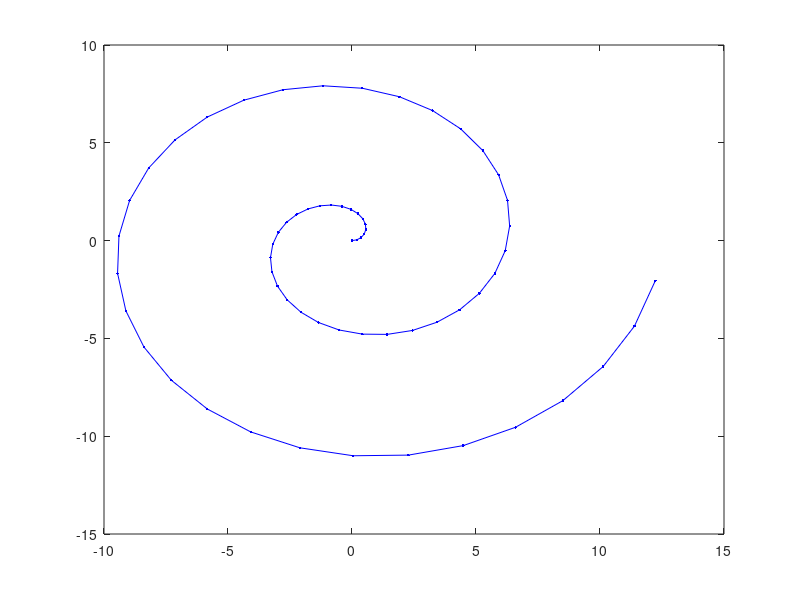

Here is the MATLAB script that generated this plot: (Note: this script raises an error after producing the figure.)
% Martin Reuter
% Laplace-Beltrami Eigenstuff Exercises
% %% Theory 1D
% % Exercise 1
% fprintf('Exercise 1\n');
% % Plot the Eigenfunctions of Laplace Operator on the Line Segment [0,a]
% % neumann
% a = 1;
% x = 0:0.02:a;
% evn1 = ones(1,length(x)); % constant for n=0 
% evn2 = cos(1*x*pi/a); % n=1
% evn3 = cos(2*x*pi/a); % n=2
% figure; 
% plot(x,[evn1;evn2;evn3]);
% legend('evn1','evn2','evn3');
% figure;  
% plot(evn2,evn3,'k.-'); 
% % dirichlet
% evd1 = sin(1*x*pi/a);
% evd2 = sin(2*x*pi/a);
% figure; 
% plot(x,[evd1;evd2]);
% legend('evn1','evn2');
% figure; 
% plot(evd1,evd2,'k.-'); 
% % note that -1 *efunc is also an efunc
% fprintf('Press Enter to continue...\n');
% pause;

%% Linear FEM on line
% Exercise 2
fprintf('Exercise 2\n');
% create spiral
phi = 0:0.2:4*pi; 
vnum = length(phi); 
x = phi.*cos(phi);
y = phi.*sin(phi); 
figure;
plot(x,y,'b.-');
% integrals of local form functions
a = [1 -1; -1 1];
b = [1/3 1/6; 1/6 1/3];
fprintf('Press Enter to continue...\n');
pause;

% Exercise 3
fprintf('Exercise 3\n');
% allocate sparse (filled with zero) 
A = spalloc(vnum,vnum,2*vnum); 
B = spalloc(vnum,vnum,2*vnum); 
for i = 2:vnum
    % global index of first and second vertex of this edge:
    i1 = i-1; 
    i2 = i;
    % length of segment
    W = sqrt((x(i2)-x(i1))^2+(y(i2)-y(i1))^2);
    % fill local stuff into global A matrix
    A(i1,i1) = A(i1,i1)+a(1,1)/W;
    A(i1,i2) = A(i1,i2)+a(1,2)/W;
    % same as line before: symmetric
    A(i2,i1) = A(i2,i1)+a(2,1)/W;
    A(i2,i2) = A(i2,i2)+a(2,2)/W;
    % or simply
    % A([i1,i2],[i1,i2]) = A([i1,i2],[i1,i2]) + (1.0/W) * a;
    B([i1,i2],[i1,i2]) = B([i1,i2],[i1,i2])+W*b;
end
fprintf('Press Enter to continue...\n');
pause;

% Exercise 4
fprintf('Exercise 4\n');
% compute efunc evals:
opts.issym = 1;
N = 3; % need the first 2 non zero 
[evecsn, evalsn] = eigs(A,B,N,'SM',opts);
% reverse order (smallest first)
evalsn = diag(evalsn);
evalsn = evalsn(end:-1:1)
evecsn = evecsn(:,end:-1:1);
% plot first non-zero efunc as color
figure;
surface([x(:) x(:)],[y(:) y(:)],[zeros(length(x),2)],[evecsn(:,2) evecsn(:,2)],...
    'FaceColor','none','EdgeColor','flat','Marker','none','LineWidth',2);
fprintf('Press Enter to continue...\n');
pause;

% Exercise 5
fprintf('Exercise 5\n');
% embedding (onto 2 and 3, as first is constant)
figure
plot(evecsn(:,2),evecsn(:,3),'b.-');
fprintf('Press Enter to continue...\n');
pause;

% Exercise 6
fprintf('Exercise 6\n');
% dirichlet (remove first and last row and column) 
Ad = A(2:end-1,2:end-1);
Bd = B(2:end-1,2:end-1);
% compute efunc evals
opts.issym = 1;
N = 2;
[evecsd, evalsd] = eigs(Ad,Bd,N,'SM',opts);
% reverse order (smallest first) 
evalsd = diag(evalsd);
evalsd = evalsd(end:-1:1)
evecsd = evecsd(:,end:-1:1);
% zero for boundary nodes
evecsd = [zeros(1,size(evecsd,2));evecsd;zeros(1,size(evecsd,2))];
fprintf('Press Enter to continue...\n');
pause;

% Exercise 7
fprintf('Exercise 7\n');
% embedding (onto 1 and 2) 
figure;
plot(evecsd(:,1),evecsd(:,2),'b.-');
% embedding (onto 3neuman and 2dirichlet) 
% to create circle
figure;
plot(evecsn(:,3),evecsd(:,2),'b.-');
axis equal;
fprintf('Press Enter to continue...\n');
pause;

%% 2D Square Theory
% Exercise 8
fprintf('Exercise 8\n');
% square Dirichlet
a = 1; 
x = 0:0.02:a; 
[X,Y] = meshgrid(x,x); 
% one dim eigenspace
Z = sin(1*X*pi./a).*sin(1*Y*pi./a); 
figure;
surface(X,Y,zeros(size(X)),Z,'FaceColor','interp','EdgeColor','none','Marker','none'); 
axis square
% 2dim eigenspace space
Z = sin(2*X*pi./a).*sin(1*Y*pi./a); 
figure;
surface(X,Y,zeros(size(X)),Z,'FaceColor','interp','EdgeColor','none','Marker','none'); 
axis square;
Z = sin(1*X*pi./a).*sin(2*Y*pi./a); 
figure;
surface(X,Y,zeros(size(X)),Z,'FaceColor','interp','EdgeColor','none','Marker','none'); 
axis square;
% one dim eigenspace
Z = sin(2*X*pi./a).*sin(2*Y*pi./a); 
figure;
surface(X,Y,zeros(size(X)), Z,'FaceColor','interp','EdgeColor','none','Marker','none'); 
axis square;
fprintf('Press Enter to continue...\n');
pause;

%% Meshes
% Exercise 9
fprintf('Exercise 9\n');
[v,t] = OFF_Import('gorilla18.off'); 
% bbox
cmin = min(v);
cmax = max(v);
%plot mesh (color height function)
figure;
h = trisurf(t,v(:,1),v(:,2),v(:,3),'EdgeColor','none','FaceColor','interp');
light('Position',[10 0 0],'Style','infinite'); 
light('Position',[-10 0 0],'Style','infinite');
lighting phong
axis tight equal off
zoom(1)
% vector with vertex degrees
vdeg = accumarray(t(:),1); 
maxdeg = max(vdeg)
is_closed(v,t) % also checks if manifold, look at source
fprintf('Press Enter to continue...\n');
pause;

% Exercise 10
fprintf('Exercise 10\n');
% construct matrices (for closed meshes or Neumann Bcond)
[A,B] = computeAB(v,t);
% solve sparse symmetric generalized eigenvalue problem
opts.issym = 1;
N = 800; % will take a while
[evecs,evals] = eigs(A,B,N,'SM',opts);
% evecs are normalized with respect to B 
% evecs' * B * evecs = id
% why with respect to B?
% reverse order (smallest first)
evals = diag(evals);
evals = evals(end:-1:1);
evecs = evecs(:,end:-1:1);
fprintf('Press Enter to continue...\n');
pause;

% Exercise 11
fprintf('Exercise 11\n');
% plot eigenvalues
figure;
plot((1:N),evals,'k-');
% plot first non-constant eigenfunction
figure;
trisurf(t,v(:,1),v(:,2),v(:,3),evecs(:,2),'EdgeColor','none','FaceColor','interp'); 
light; 
lighting phong; 
axis tight equal off; 
zoom(1)
% same with
figure;
trisurf(t,v(:,1),v(:,2),v(:,3),evecs(:,3),'EdgeColor','none','FaceColor','interp');
figure;
trisurf(t,v(:,1),v(:,2),v(:,3),evecs(:,4),'EdgeColor','none','FaceColor','interp');
% project into 3d spectral domain
figure;
trisurf(t,evecs(:,2),evecs(:,3),evecs(:,4),evecs(:,2),'EdgeColor','none','FaceColor','interp'); 
light; 
lighting phong; 
axis tight equal off;
zoom(1)
fprintf('Press Enter to continue...\n');
pause;

% Exercise 12
fprintf('Exercise 12\n');
% add noise to right hemisphere
[tn, vn] = get_normals(v,t);
pos = find(v(:,1)>0);
sigma = 0.7;
vnoise = v;
vnoise(pos,:) = v(pos,:)+vn(pos,:).*(normrnd(0,sigma,size(pos,1),1)*ones(1,3));
figure;
trisurf(t,vnoise(:,1),vnoise(:,2),vnoise(:,3),0.5*ones(size(vnoise,1),1),... 
    'EdgeColor','none','FaceColor','flat'); 
axis equal;
light('Position',[10 0 0],'Style','infinite'); 
light('Position',[-10 0 0],'Style','infinite');
lighting flat
material dull
zoom(1)
axis tight equal off
fprintf('Press Enter to continue...\n');
pause;

% Exicise 13
fprintf('Exercise 13\n');
% filter geometry
Nmax = 800;
% represent vnoise as lin comb of eigenvectors
% by projecting xyz coords onto eigenbasis (inner product) 
c = (vnoise'*B)*evecs(:,1:Nmax);
% compute linear combination
vsmooth = evecs(:,1:Nmax)*c';
figure;
trisurf(t,vsmooth(:,1),vsmooth(:,2),vsmooth(:,3),'EdgeColor','none','FaceColor','flat'); 
axis equal;
light('Position',[10 0 0],'Style','infinite')
light('Position',[-10 0 0],'Style','infinite') 
lighting flat
axis tight equal off
zoom(1) 
material dull
fprintf('Press Enter to continue...\n');
pause;

%Exercise 14
fprintf('Exercise 14\n');
% filter geometry with heat kernel
Nmax = 800;
time = 0.5;
figure;
plot((1:Nmax),exp(- evals(1:Nmax)*time),'k-') 
hkw = (exp(- evals(1:Nmax)*time)*ones(1,3))'; 
% represent vnoise as lin comb of eigenvectors 
c = (vnoise'*B)*evecs(:,1:Nmax);
% compute filtered linear combination
vsmooth = evecs(:,1:Nmax)*(c.*hkw)';
figure;
trisurf(t,vsmooth(:,1),vsmooth(:,2),vsmooth(:,3),'EdgeColor','none','FaceColor','flat'); 
axis equal
light('Position',[10 0 0],'Style','infinite') 
light('Position',[-10 0 0],'Style','infinite') 
lighting flat
axis tight equal off
zoom(1) 
material dull
fprintf('Press Enter to continue...\n');
pause;

% Exercise 15
fprintf('Exercise 15\n');
% now let's do hot stuff, eg, plot heat kernel at specific locations
time = 400;
head = 932;
rfoot = 6719;
lfoot = 7570;
vfix = lfoot;
h = heatkernel(time,vfix,evecs,evals,Nmax);
figure;
trisurf(t,v(:,1),v(:,2),v(:,3),h(:,1),'EdgeColor','none','FaceColor','interp'); 
axis equal
light('Position',[10 0 0],'Style','infinite') 
light('Position',[-10 0 0],'Style','infinite') 
lighting phong
axis tight equal off
zoom(1) 
material dull
fprintf('Press Enter to continue...\n');
pause;

% Exercise 16
fprintf('Exercise 16\n');
time = [0.5:0.5:100];
x = [1,head,rfoot,lfoot];
hdiag = heatdiag(time,x,evecs,evals,Nmax);
figure;
plot (time,hdiag(:,:))
xlabel('time');
ylabel('K(t,x,x)');
title('Heat Kernel Diagonal at different t');
lcells = strread(sprintf('x = %d, ',x), '%s','delimiter',','); 
legend(lcells);
fprintf('Press Enter to continue...\n');
pause;

% Exercise 17
fprintf('Exercise 17\n');
%heat trace
time = 0.5:0.5:100;
z = sum(exp(-evals(1:Nmax)*time));
figure;
plot(time,z);
xlabel('time');
ylabel('Heat Trace Z(t)');
title('Heat Trace at different t');
fprintf('Press Enter to continue...\n');
pause;

% Exercise 18
fprintf('Exercise 18\n');
% compute 4pi s^2 sum exp(-lambda_i s^2)
s = sqrt(time);
y = 4*pi*s.^2.*sum(exp(-evals(1:Nmax)*s.^2));
plot(s,y);
xlabel('sqrt(t)');
ylabel('4 pi t Z(t)'); 
title('Modified Heat Trace');
% Regression in linear interval to extrapolate 
interval = find(s>6 & s<8);
X = [s(interval);ones(size(interval))]';
B = regress(y(interval)',X);
B(2)
hold on; 
plot([0,s],[0,s]*B(1)+B(2),':r');
get_area(v,t)

